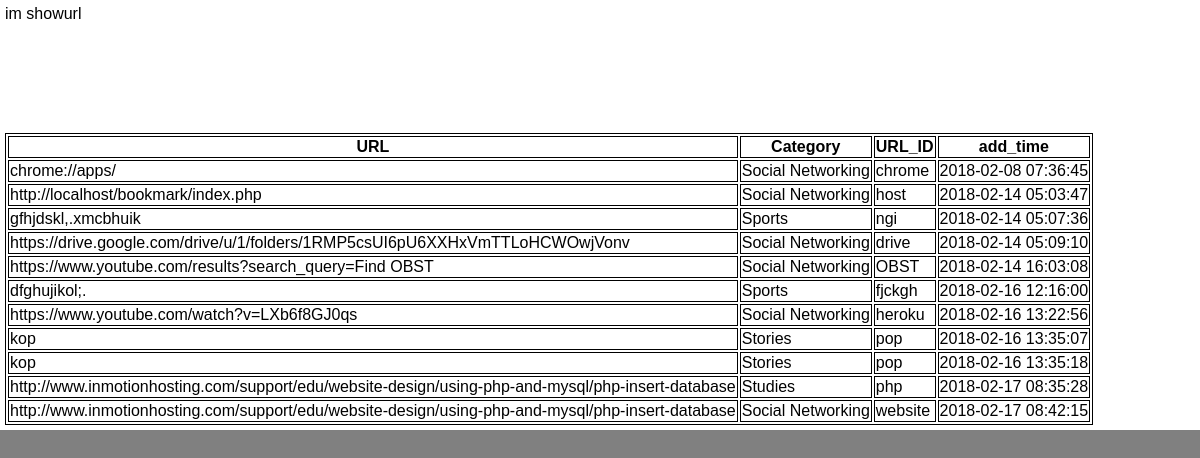
/showurls.php, run on the app's committed database.
### tables this page shows
CREATE TABLE `url` (
  `user_id` int(5) NOT NULL,
  `username` varchar(1000) NOT NULL,
  `url` varchar(1000) NOT NULL,
  `url_id` varchar(100) NOT NULL,
  `category` varchar(100) NOT NULL,
  `add_time` timestamp NOT NULL DEFAULT CURRENT_TIMESTAMP
);

### showurls.php (the view, shortened to what this page needs)
<?php
include "connect.php";
$urls=$_GET['urls'];
$user_id = $_SESSION['user_id'];
?>
<html>
<div id="comments" class="disp decription">
<link rel="stylesheet" href="home.css">
	<?php $qry1 = "SELECT * FROM `url` where `category` like '%$urls%' and `user_id` like '%$user_id%'";
	$sql1 = mysqli_query($conn,$qry1);
	echo "im showurl";
	if(mysqli_num_rows($sql1)>0) {
		echo "<table class='pop'>";
			echo "<tr>";
			echo "<th>URL</th>";
			echo "<th>Category</th>";
			echo "<th>URL_ID</th>";
			echo "<th>add_time</th>";
			echo "</tr>";
		while($row1=mysqli_fetch_assoc($sql1)) {
			echo "<div class='disp decription'>";
			echo "<tr>";
			echo "<td>";
			echo $row1['url'];
			echo "</td>";
			echo "<td>";
			echo $row1['category'];
			echo "</td>";
			echo "<td>";
			echo $row1['url_id'];
			echo "</td>";
			echo "<td>";
			echo $row1['add_time'];
			echo "</td>";
			echo "</tr>";
			echo "</div>";
		}
	}
	else echo "Nocomments"; ?>
</div>
</html>

### home.css (style rules this page uses)
html, body, header, footer, hgroup, article, section, h1, h2, h3, ul, li, body, div, p, img,ol { margin: 0; padding: 0; font-size: 100%; vertical-align: baseline; border: 0; }
.disp { background-color: white; padding: 5px; }
table th,td { border:1px solid black; }
table { border:1px solid black; table-layout:auto; }

### data on the page
url: url "chrome://apps/", category "Social Networking", url "chrome", add_time "2018-02-08 07:36:45"
url: url "http://localhost/bookmark/index.php", category "Social Networking", url "host", add_time "2018-02-14 05:03:47"
url: url "gfhjdskl,.xmcbhuik", category "Sports", url "ngi", add_time "2018-02-14 05:07:36"
url: url "https://drive.google.com/drive/u/1/folders/1RMP5csUI6pU6XXHxVmTTLoHCWOwjVonv", category "Social Networking", url "drive", add_time "2018-02-14 05:09:10"
url: url "https://www.youtube.com/results?search_query=Find OBST", category "Social Networking", url "OBST", add_time "2018-02-14 16:03:08"
url: url "dfghujikol;.", category "Sports", url "fjckgh", add_time "2018-02-16 12:16:00"
url: url "https://www.youtube.com/watch?v=LXb6f8GJ0qs", category "Social Networking", url "heroku", add_time "2018-02-16 13:22:56"
url: url "kop", category "Stories", url "pop", add_time "2018-02-16 13:35:07"
url: url "kop", category "Stories", url "pop", add_time "2018-02-16 13:35:18"
url: url "http://www.inmotionhosting.com/support/edu/website-design/using-php-and-mysql/php-insert-database", category "Studies", url "php", add_time "2018-02-17 08:35:28"
url: url "http://www.inmotionhosting.com/support/edu/website-design/using-php-and-mysql/php-insert-database", category "Social Networking", url "website", add_time "2018-02-17 08:42:15"
